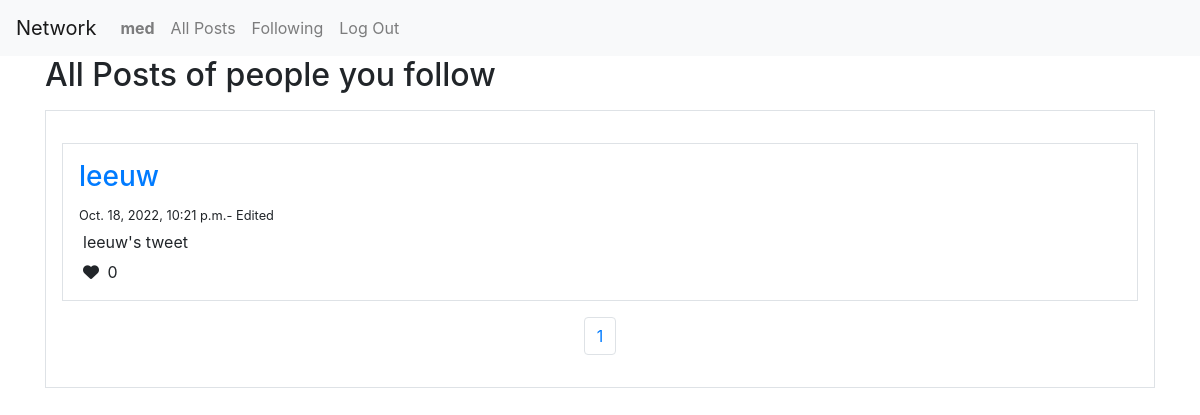
The app's page /following (signed in), older data.
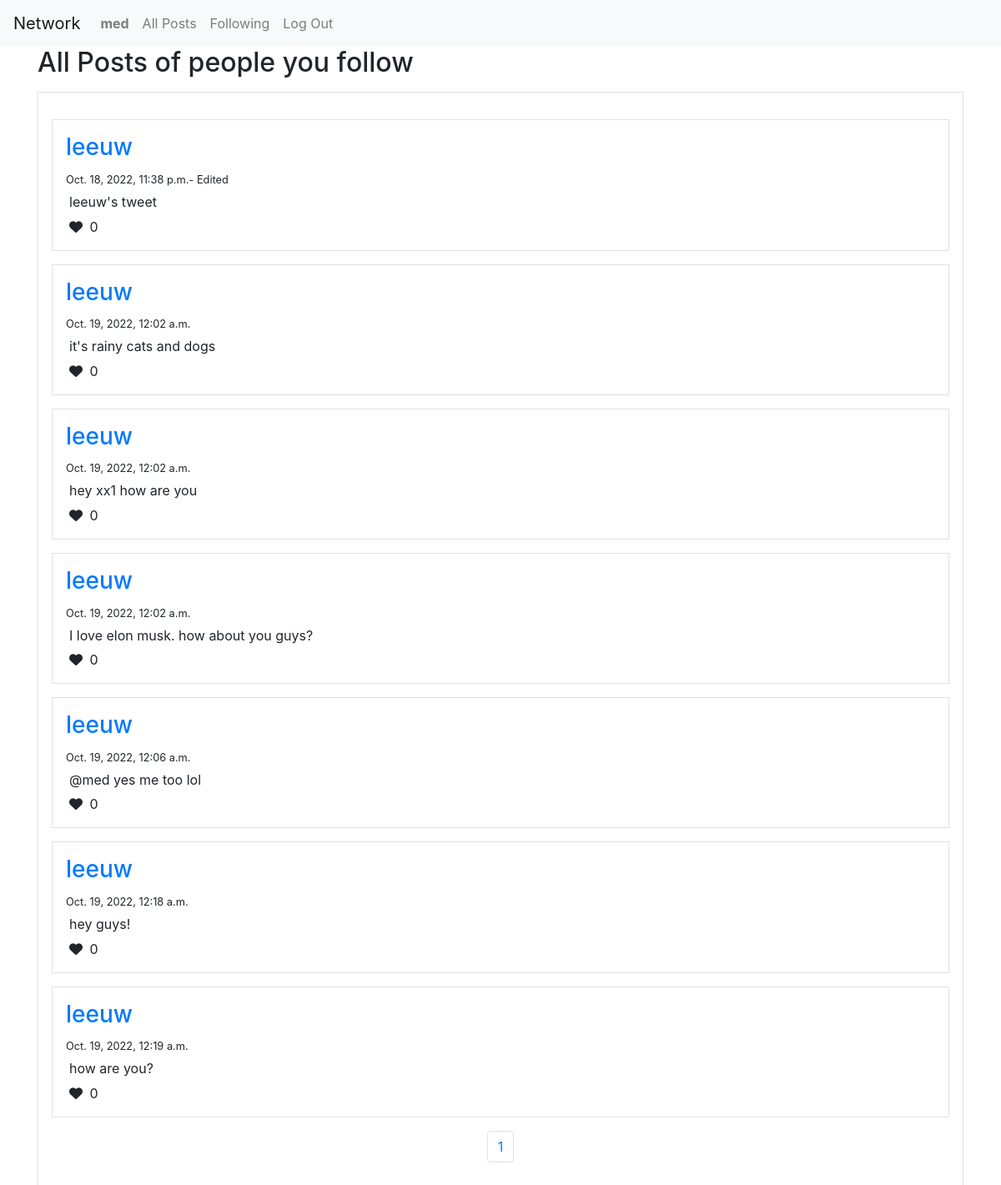
The same page, newer data.
### network/models.py (models this page shows, shortened)
class User(AbstractUser):
    pass

class Posts(models.Model):
    poster = models.ForeignKey(User, on_delete= models.CASCADE, related_name='posts')
    likes = models.ManyToManyField(User, related_name='likes')
    content = models.TextField()
    edited = models.BooleanField(default=False)
    createdAt = models.DateTimeField()
    editedAt = models.DateTimeField(null=True, blank=True)

### network/views.py (the view)
# urls.py: path('following', views.following, name="following"),
@login_required
def following(request):
    my_following = [item.user for item in Followers.objects.filter(follower=request.user.id)]
    my_following_posts = []
    for myf in my_following:
        posts = Posts.objects.filter(poster=myf)
        for p in posts:
            my_following_posts.append(p)
    page_obj, page_number, last_page = paginator(request, my_following_posts)
    return render(request, "network/following.html", {
        'posts' : page_obj,
        "current_page": page_number,
        "last_page": last_page
        }
    )

### network/helper.py (called while the page is built)
def paginator(request, posts):
    paginator = Paginator(posts, 10)
    page_number = request.GET.get('page')
    if(page_number):
        page_number = int(page_number)
    else:
        page_number = 1
    page_obj = paginator.get_page(page_number)
    return page_obj, page_number, paginator.num_pages

### network/templates/network/following.html (shortened to what this page needs)
{% extends "network/layout.html" %}
{% load static %}
{% block body %}
    <div class="container">
        <h2>All Posts of people you follow</h2>
        <div class="border p-3 my-3" id="new_posts">
            {%if posts|length%}
                {% for post in posts %}
                    <div class="border p-3 my-3">
                        <div>
                            <h3>
                                <a href="{%url 'profile' post.poster%}-{{post.poster.id}}">
                                    {{post.poster}}
                                </a>
                            </h3>
                        </div>
                        <div>
                            <small>
                                {%if post.edited%}
                                    {{post.editedAt}}- Edited
                                {%else%}
                                    {{post.createdAt}}
                                {%endif%}
                            </small>
                        </div>
                        <div class="m-1" id="post_content-{{post.id}}">
                            {{post.content}}
                        </div>
                        <div class="d-flex">
                            <form id="like_post_form_{{post.id}}">
                                <button class="btn btn-none border-0 p-0 like_post_btn" type="submit">
                                    <i class="mx-1 fa fa-heart"></i>
                                    <span id="span_like_{{post.id}}">{{post.likes.all | length}}</span>
                                </button>
                            </form>
                        </div>
                    </div>
                {%endfor%}
                <div class="d-flex justify-content-center">
                    <nav aria-label="Page navigation example">
                        <ul class="pagination">
                            <li class="page-item"><a class="page-link" href="?page={{current_page}}">{{current_page}}</a></li>
                        </ul>
                      </nav>
                </div>
            {%else%}
                <div class="d-flex justify-content-center" id="nopost">
                    <p>No posts yet!</p>
                </div>
            {%endif%}
        </div>
    </div>
{% endblock %}

### network/templates/network/layout.html (shortened to what this page needs)
{% load static %}
<!DOCTYPE html>
<html lang="en">
    <head>
        <link rel="stylesheet" href="https://cdnjs.cloudflare.com/ajax/libs/font-awesome/6.2.0/css/all.min.css" />
        <link rel="stylesheet" href="https://stackpath.bootstrapcdn.com/bootstrap/4.4.1/css/bootstrap.min.css">
        <link href="{% static 'network/styles.css' %}" rel="stylesheet">
    </head>
    <body>
        <nav class="navbar navbar-expand-lg navbar-light bg-light">
            <a class="navbar-brand" href="#">Network</a>
            <div class="collapse navbar-collapse" id="navbarSupportedContent">
              <ul class="navbar-nav mr-auto">
                {% if user.is_authenticated %}
                    <li class="nav-item">
                        <a class="nav-link" href="{% url 'me' %}"><strong>{{ user.username }}</strong></a>
                    </li>
                {% endif %}
                <li class="nav-item">
                  <a class="nav-link" href="{% url 'index' %}">All Posts</a>
                </li>
                {% if user.is_authenticated %}
                    <li class="nav-item">
                        <a class="nav-link" href="{%url 'following' %}">Following</a>
                    </li>
                    <li class="nav-item">
                        <a class="nav-link" href="{% url 'logout' %}">Log Out</a>
                    </li>
                {% endif %}
              </ul>
            </div>
          </nav>
        <div class="body">
            {% block body %}
            {% endblock %}
        </div>
    </body>
</html>

Row changes from the older to the newer data that the page shows:
changed Posts "leeuw's tweet": editedAt "Oct. 18, 2022, 10:21 p.m." → "Oct. 18, 2022, 11:38 p.m."
added Posts: poster "leeuw", createdAt "Oct. 19, 2022, 12:02 a.m.", content "it's rainy cats and dogs", likes.all|length "0"
added Posts: poster "leeuw", createdAt "Oct. 19, 2022, 12:02 a.m.", content "hey xx1 how are you", likes.all|length "0"
added Posts: poster "leeuw", createdAt "Oct. 19, 2022, 12:02 a.m.", content "I love elon musk. how about you guys?", likes.all|length "0"
added Posts: poster "leeuw", createdAt "Oct. 19, 2022, 12:06 a.m.", content "@med yes me too lol", likes.all|length "0"
added Posts: poster "leeuw", createdAt "Oct. 19, 2022, 12:18 a.m.", content "hey guys!", likes.all|length "0"
added Posts: poster "leeuw", createdAt "Oct. 19, 2022, 12:19 a.m.", content "how are you?", likes.all|length "0"
